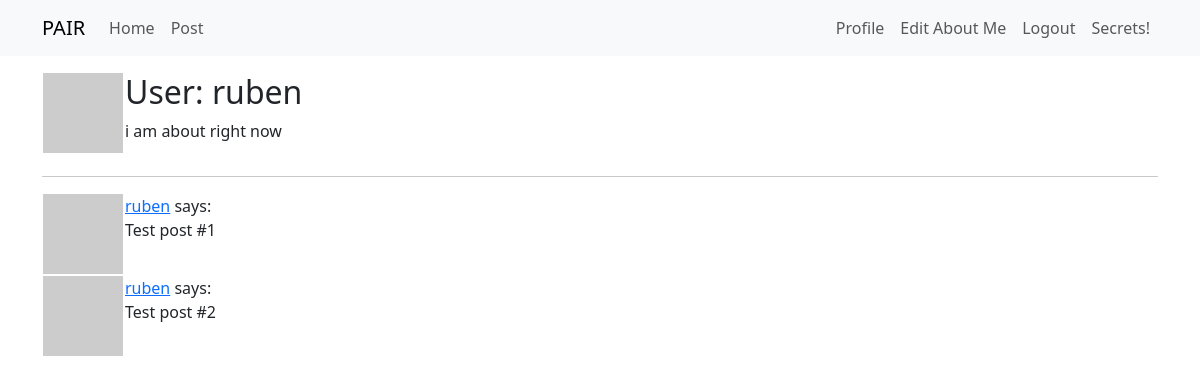
Page /user/ruben (signed in) on the committed database.
### app/models.py (models this page shows, shortened)
class User(UserMixin, db.Model):
    id: so.Mapped[int] = so.mapped_column(primary_key=True)
    username: so.Mapped[str] = so.mapped_column(sa.String(16), index=True, unique=True)
    password_hash: so.Mapped[str] = so.mapped_column(sa.String(256))
    about_me: so.Mapped[Optional[str]] = so.mapped_column(sa.String(120))
    posts: so.WriteOnlyMapped['Post'] = so.relationship(back_populates='author')
    def avatar(self, size):
        _salt = 'pair2025'
        digest = md5((self.username.lower() + _salt).encode('utf-8')).hexdigest()
        return f'https://www.gravatar.com/avatar/{digest}?d=retro&s={size}'

### app/routes.py (the view)
@app.route('/user/<username>')
@login_required
def user(username):
    user = db.first_or_404(sa.select(User).where(User.username == username))
    posts = [
        {'author': user, 'body': 'Test post #1'},
        {'author': user, 'body': 'Test post #2'}
    ]
    return render_template('user.html', user=user, posts=posts)

### app/models.py (called while the page is built)
@login.user_loader
def load_user(id):
    return db.session.get(User, int(id))

### app/templates/user.html (shortened to what this page needs)
{% extends "base.html" %}
{% block content %}
    <table>
        <tr valign="top">
            <td><img src="{{ user.avatar(128) }}"></td>
            <td>
                <h2> User: {{ user.username }}</h2>
                {% if user.about_me %}<p>{{ user.about_me }}</p>{% endif %}
            </td>
        </tr>
    </table>
    <hr>
    {% for post in posts %}
        {% include '_post.html' %}
    {% endfor %}
{% endblock %}

### app/templates/_post.html
    <table>
        <tr valign="top">
            <td><img src="{{ post.author.avatar(36) }}"></td>
            <td><a href="user/{{ post.author.username }}" >{{ post.author.username }}</a> says:<br>{{ post.body }}</td>
        </tr>
    </table>

### rows in the picture
User: username "ruben", about_me "i am about right now", author.username "ruben" "ruben"

### other values in the picture
{{ post.body }} "Test post #1" "Test post #2"
